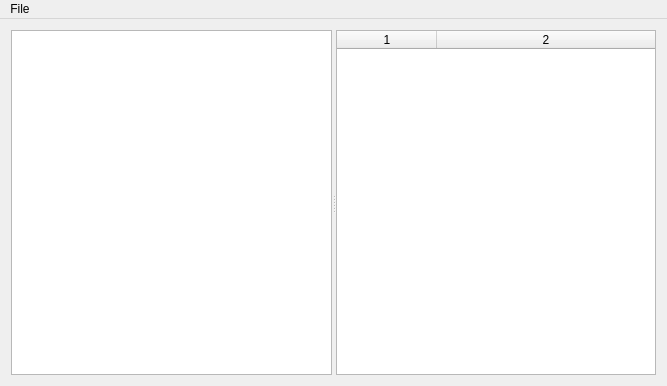
<?xml version="1.0" encoding="UTF-8"?>
<ui version="4.0">
 <class>yella::console::main_window</class>
 <widget class="QMainWindow" name="yella::console::main_window">
  <property name="geometry">
   <rect>
    <x>0</x>
    <y>0</y>
    <width>667</width>
    <height>386</height>
   </rect>
  </property>
  <property name="windowTitle">
   <string>Yella</string>
  </property>
  <widget class="QWidget" name="centralWidget">
   <layout class="QHBoxLayout" name="horizontalLayout">
    <item>
     <widget class="QSplitter" name="splitter">
      <property name="orientation">
       <enum>Qt::Horizontal</enum>
      </property>
      <widget class="QTreeWidget" name="agent_tree">
       <property name="editTriggers">
        <set>QAbstractItemView::NoEditTriggers</set>
       </property>
       <property name="showDropIndicator" stdset="0">
        <bool>true</bool>
       </property>
       <property name="sortingEnabled">
        <bool>false</bool>
       </property>
       <property name="columnCount">
        <number>1</number>
       </property>
       <attribute name="headerVisible">
        <bool>false</bool>
       </attribute>
       <attribute name="headerShowSortIndicator" stdset="0">
        <bool>false</bool>
       </attribute>
       <column>
        <property name="text">
         <string notr="true">1</string>
        </property>
       </column>
      </widget>
      <widget class="QTableWidget" name="detail_table">
       <property name="editTriggers">
        <set>QAbstractItemView::NoEditTriggers</set>
       </property>
       <property name="sortingEnabled">
        <bool>true</bool>
       </property>
       <property name="columnCount">
        <number>2</number>
       </property>
       <attribute name="horizontalHeaderStretchLastSection">
        <bool>true</bool>
       </attribute>
       <column/>
       <column/>
      </widget>
     </widget>
    </item>
   </layout>
  </widget>
  <widget class="QMenuBar" name="menuBar">
   <property name="geometry">
    <rect>
     <x>0</x>
     <y>0</y>
     <width>667</width>
     <height>20</height>
    </rect>
   </property>
   <widget class="QMenu" name="menuHello">
    <property name="title">
     <string>File</string>
    </property>
   </widget>
   <addaction name="menuHello"/>
  </widget>
 </widget>
 <layoutdefault spacing="6" margin="11"/>
 <resources/>
 <connections/>
</ui>
